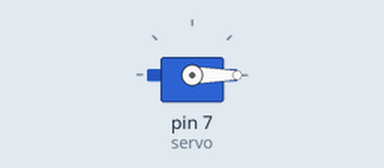
Recording of a sketch running on a simulated Arduino Uno, built with avr-gcc and run on an emulated ATmega328P. Parts: servo.

Above: at 0.05 s.
At 1.85 s:
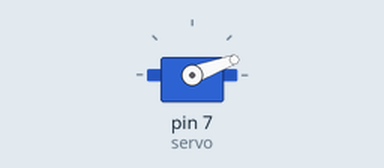
At 2.6 s:
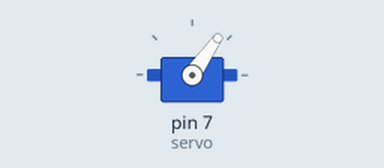
At 3.4 s:
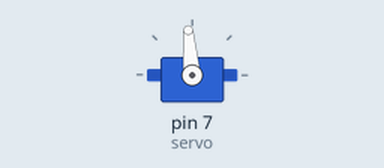
Timing chart, 0 to 7.8 s (numbered marks = the images above):
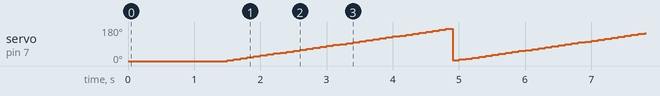

The sketch:

sketch_feb21a.ino
```cpp
#include <Servo.h> //используем библиотеку для работы с сервоприводом

Servo servo; //объявляем переменную servo типа Servo
int sd = 100;
int angle = -70;

void setup() {
  servo.attach(7);
  servo.write(-70);
}

void loop() {
  servo.write(angle);
  delay(sd);
  angle = (angle + 5) % 172;

}
```

Measured:
- by itself, servo on pin 7 (servo): ramps from 0° to 171° and jumps back, once every 3.4 s
